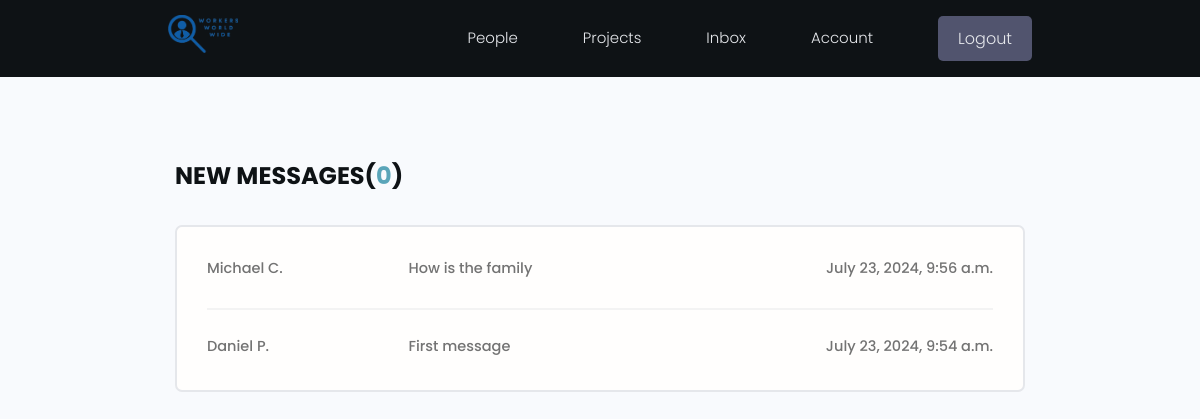
The page /inbox/ (signed in) on the database its author committed.
### users/models.py (models this page shows, shortened)
class Message(models.Model):
    sender = models.ForeignKey(Profile, on_delete=models.SET_NULL, null=True, blank=True)
    recipient = models.ForeignKey(Profile, on_delete=models.SET_NULL, null=True, blank=True, related_name='messages')
    name = models.CharField(max_length=200, null=True, blank=True)
    email = models.EmailField(max_length=200, null=True, blank=True)
    subject = models.CharField(max_length=200, null=True, blank=True)
    body = models.TextField()
    is_read = models.BooleanField(default=False, null=True)
    created = models.DateTimeField(auto_now_add=True)
    id = models.UUIDField(default=uuid.uuid4, unique=True, primary_key=True, editable=False)
    class Meta:
        ordering = ['is_read', '-created']

### users/views.py (the view)
# urls.py: path('inbox/', views.inbox, name='inbox'),
@login_required(login_url='login')
def inbox(request):
    profile = request.user.profile
    messageRequests = profile.messages.all()
    unreadCount = messageRequests.filter(is_read=False).count
    context = {'messageRequests': messageRequests, 'unreadCount': unreadCount}
    return render(request, 'users/inbox.html', context)

### users/templates/users/inbox.html
{% extends 'main.html' %}
{% block content %}
  <main class="inbox my-xl">
    <div class="content-box">
      <h3 class="inbox__title">New Messages(<span>{{ unreadCount }}</span>)</h3>
      <ul class="messages">
        {% for message in messageRequests %}
        {% if message.is_read == False %}
        <li class="message message--unread">
          {% else %}
          <li class="message">
        {% endif %}
          <a href="{% url 'message' message.id %}">
            <span class="message__author">{{ message.name }}</span>
            <span class="message__subject">{{ message.subject }}</span>
            <span class="message__date">{{ message.created }}</span>
          </a>
        </li>
        {% endfor %}
      </ul>
    </div>
  </main>
{% endblock content %}

### static/styles/app.css (style rules this page uses)
:root { --color-sub: #0E1215; }
.content-box { width: 95%; max-width: 85rem; margin: 0 auto; }
.inbox { height: 90vh; }
.inbox__title, .inbox__title span { font-size: 2.4rem; font-weight: 700; color: var(--color-sub); text-transform: uppercase; text-align: left; margin-bottom: 3rem; }
.inbox__title span { color: var(--color-main); }
.messages { list-style: none; background: var(--color-white); padding: 0.5rem 3rem; border: 2px solid var(--color-light); border-radius: 0.7rem; }
.message { padding: 2.5rem 0; }
.message > a span { font-size: 1.45rem; font-weight: 500; }
.message:not(:last-child) { border-bottom: 2px solid var(--color-white-light); }
.message > a { display: flex; gap: 1rem; }
.message__author, .message__date { flex-basis: 25%; }
.message__subject { flex-basis: 50%; }
.message__date { text-align: right; }

### static/uikit/styles/modules/_variables.css (style rules this page uses)
:root { --color-main: #5aa5b9; --color-main-light: #e6faff; --color-sub: #3f4156; --color-sub-light: #51546e; --color-sub-lighter: #ededfd; --color-text: #737373; --color-gray: #8b8b8b; --color-light: #e5e7eb; --color-light-gray: #767676; --color-bg: #f8fafd; --color-white: #fffefd; --color-white-light: #f3f3f3; --color-success: #359e64; --color-success-bg: #def8e8; --color-error: #fc4b0b; --color-error-bg: #fff2ee; --font-base: 'Poppins', arial, helvetica, 'Segoe UI', roboto, ubuntu, sans-serif; --font-monospace: 'Fira Code', 'Courier New', courier, monospace; --font-regular: 300; --font-medium: 500; --font-bold: 700; --generic-shadow: 1px 1px 5px #00000010; --generic-transition: all 0.3s ease-in-out; }

### static/uikit/styles/modules/_base.css (style rules this page uses)
* { margin: 0; padding: 0; box-sizing: border-box; text-rendering: optimizeLegibility; color: inherit; font-size: inherit; }
html { font-size: 50%; }
@media only screen and (min-width: 480px) { html { font-size: 56.25%; } }
@media only screen and (min-width: 1200px) { html { font-size: 62.5%; } }
body { line-height: 1.6; font-weight: 400; font-size: 1.5rem; color: var(--color-text); background-color: var(--color-bg); min-height: 100vh; }

### static/uikit/styles/modules/_typography.css (style rules this page uses)
* { font-family: var(--font-base); }
h3 { font-size: 3.2rem; font-weight: var(--font-medium); }
p, span, strong { font-size: 1.6rem; color: var(--color-text); font-weight: var(--font-regular); }
a { padding-bottom: 2px; text-decoration: none; display: inline-block; color: var(--color-main); font-weight: var(--font-medium); }

### static/uikit/styles/modules/_utilities.css (style rules this page uses)
.my-xl { margin: 8rem auto; }

### rows shown on the page
Message: name "Michael C.", subject "How is the family", created "July 23, 2024, 9:56 a.m."
Message: name "Daniel P.", subject "First message", created "July 23, 2024, 9:54 a.m."

### other values the page prints
{{ unreadCount }} "0"
